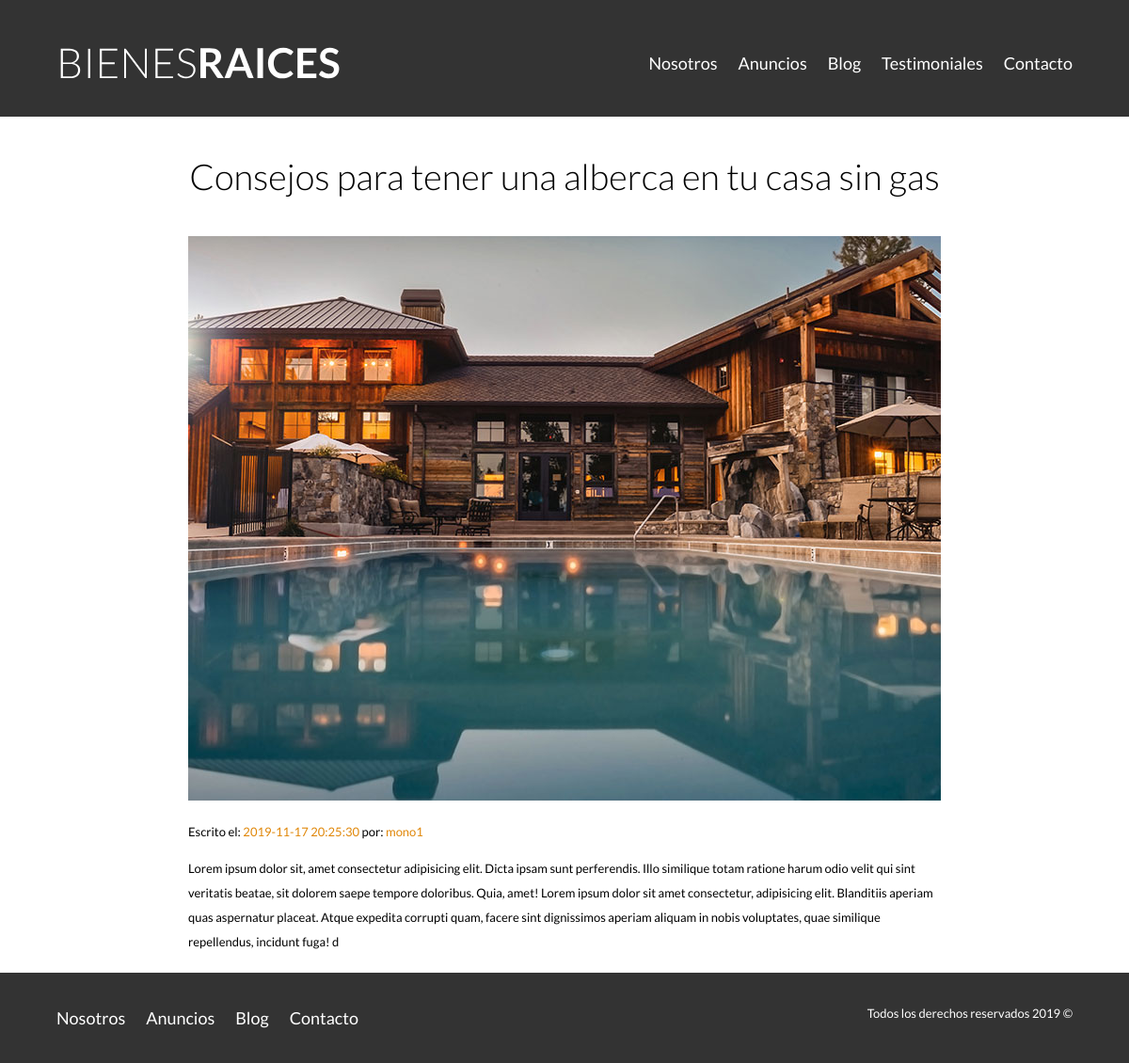
Screenshot of /entrada.php?id=3 with the database file from the repository.
### tables this page shows
CREATE TABLE `entradas` (
  `id_Entrada` int(11) NOT NULL,
  `autor` int(11) NOT NULL,
  `titulo` varchar(50) NOT NULL,
  `texto` text NOT NULL,
  `url_imagen` varchar(50) NOT NULL,
  `fecha` datetime NOT NULL
);

### entrada.php (the view, shortened to what this page needs)
    <?php
        include_once "header.php";
        include_once "includes/funciones/bd_conexion.php";
        $id = $_GET['id'];
    ?>
    <?php
            $sql = "SELECT id_Entrada, nombre, titulo, texto, url_imagen, fecha FROM entradas";
            $sql .= " JOIN admins ";
            $sql .= " ON entradas.autor=admins.id_admin";
            $sql .= " WHERE id_Entrada = $id";
            $resultado = $conn->query($sql);
            $entrada = $resultado->fetch_assoc();
    ?>
    <h1 class="fw300 centrar-texto"><?php echo $entrada['titulo'] ?></h1>
    <img src="img/<?php echo $entrada['url_imagen'] ?>" alt="Imagen anuncio">
    <main class="contenedor seccion contenido-centrado texto-entrada">
        <p>Escrito el: <span><?php echo $entrada['fecha'] ?></span>  por: <span> <?php echo $entrada['nombre'] ?></span></p>
        <p><?php echo $entrada['texto'] ?></p>
    </main>
    <?php
        include_once "footer.php"
    ?>
</html>

### css/styles.css (style rules this page uses)
html { box-sizing: border-box; font-size: 62.5%; }
*, *:before, *:after { box-sizing: inherit; }
body { font-family: 'Lato', sans-serif; line-height: 2; }
img { max-width: 100%; display: block; margin: auto; }
.contenedor { width: 90%; max-width: 120rem; margin: 0 auto; }
h1 { font-size: 3.8rem; }
p { font-size: 1.3rem; }
.seccion { margin-top: 2rem; margin-bottom: 2rem; }
.fw300 { font-weight: 300; }
.centrar-texto { text-align: center; }
.contenido-centrado { max-width: 80rem; }
.texto-entrada span { color: #e08709; }

### rows the page displays
entradas: titulo "Consejos para tener una alberca en tu casa sin gas", url_imagen (picture), fecha "2019-11-17 20:25:30", autor.nombre "mono1", texto "Lorem ipsum dolor sit, amet consectetur adipisicing elit. Dicta ipsam sunt perferendis. Illo similique totam ratione harum odio velit qui sint veritatis beatae, sit dolorem saepe tempore doloribus. Quia, amet! Lorem ipsum dolor sit amet consectetur, adipisicing elit. Blanditiis aperiam quas aspernatur placeat. Atque expedita corrupti quam, facere sint dignissimos aperiam aliquam in nobis voluptates, quae similique repellendus, incidunt fuga! d"
